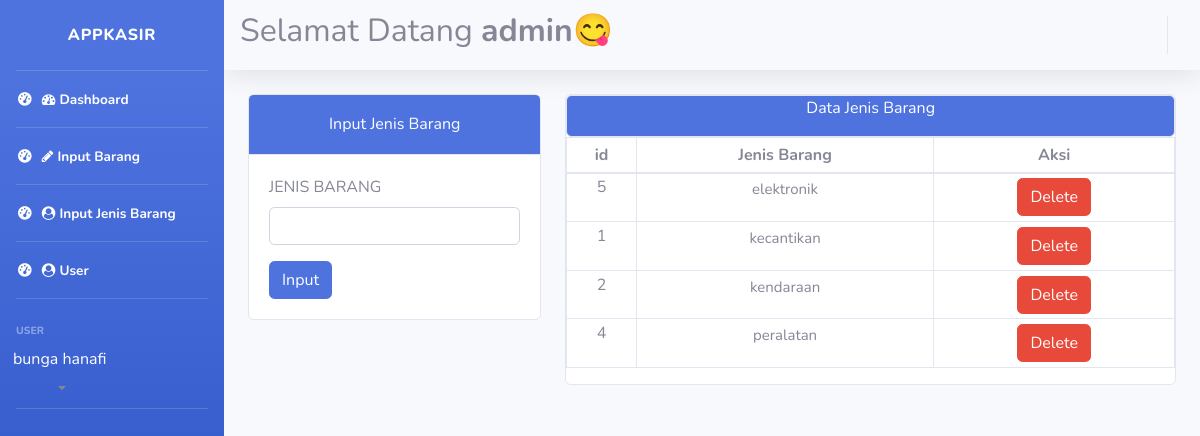
Screenshot of /admin/index.php?page=input-jenis-barang (signed in) with the database file from the repository.
### tables this page shows
CREATE TABLE `tb_kategori` (
  `id_kateogori` int(11) NOT NULL,
  `jenis_brng` varchar(100) NOT NULL
);

### admin/modul/input-jenis-barang.php (the view, shortened to what this page needs)
<div class="container">
    <div class="row">
        <div class="col-md-4">
            <div class="card">
                <div class="card-header text-center bg-primary text-white">
                    <h6 class="mt-2">Input Jenis Barang</h6>
                </div>
                <div class="card-body">
                    <form action="" method="post">
                        <label for="">JENIS BARANG</label>
                        <input type="text" class="form-control" name="jenis_brng" id="">
                        <button type="submit" class="btn btn-primary mt-3" name="submit">Input</button>
                    </form>
                </div>
            </div>
        </div>
        <div class="col-md-8">
            <div class="table table-sm">
                <div class="card">
                    <div class="card bg-primary text-white" style="text-align: center; padding: auto;">
                        <p>Data Jenis Barang</p>
                    </div>
                    <table class="table table-bordered" style="text-align: center;">
                        <thead>
                            <tr>
                                <th>id</th>
                                <th>Jenis Barang</th>
                                <th>Aksi</th>
                            </tr>
                        </thead>
                        <tbody style="font-size: 15px;">
                            <?php
                            $sql = mysqli_query($con, "SELECT * FROM tb_kategori");
                            while ($row = mysqli_fetch_array($sql)) {
                            ?>
                                <tr>
                                    <td scope="">
                                        <h6><?= $row['id_kateogori'] ?></h6>
                                    </td>
                                    <td><?= $row['jenis_brng'] ?></td>
                                    <td>
                                        <a href="index.php?page=input-jenis-barang&delete=delete-kategori&id=<?=$row['id_kategori']?>">
                                            <button class="btn btn-danger" onclick="return confirm('Apakah Anda yakin ingin menghapus data ini?')">Delete</button>
                                        </a>
                                    </td>
                                </tr>
                            <?php
                            }
                            ?>
                        </tbody>
                    </table>
                </div>
            </div>
        </div>

### rows the page displays
tb_kategori: id_kateogori "5", jenis_brng "elektronik"
tb_kategori: id_kateogori "1", jenis_brng "kecantikan"
tb_kategori: id_kateogori "2", jenis_brng "kendaraan"
tb_kategori: id_kateogori "4", jenis_brng "peralatan"

### other values shown
$nama "bunga hanafi"
$jabatan "admin"
